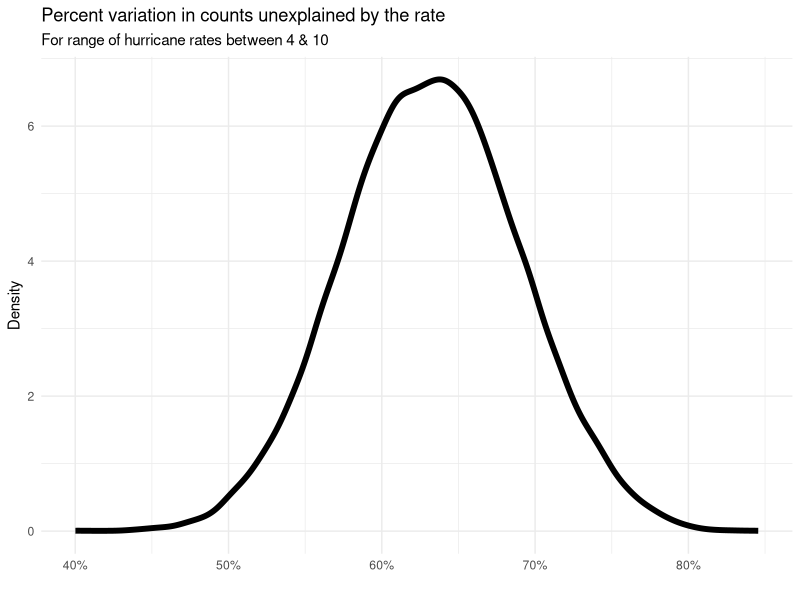

Source code (R):
## ---- chunk 1
rate <- rep(4:10, 20)
eu <- numeric()
su <- numeric()
for(j in 1:20000){
  h <- rpois(length(rate), lambda = rate)
  eu[j] = cor(rate, h)^2 * 1
  su[j] = 1 - eu[j]
}

library(dplyr)
library(ggplot2)
library(scales)

data.frame(eu, su) %>%
  ggplot(aes(su)) +
  geom_density(size = 2) +
  scale_x_continuous(labels = scales::percent_format(accuracy = 1L)) +
  xlab("") + ylab("Density") +
  labs(title = "Percent variation in counts unexplained by the rate",
       subtitle = "For range of hurricane rates between 4 & 10") +
  theme_minimal()
